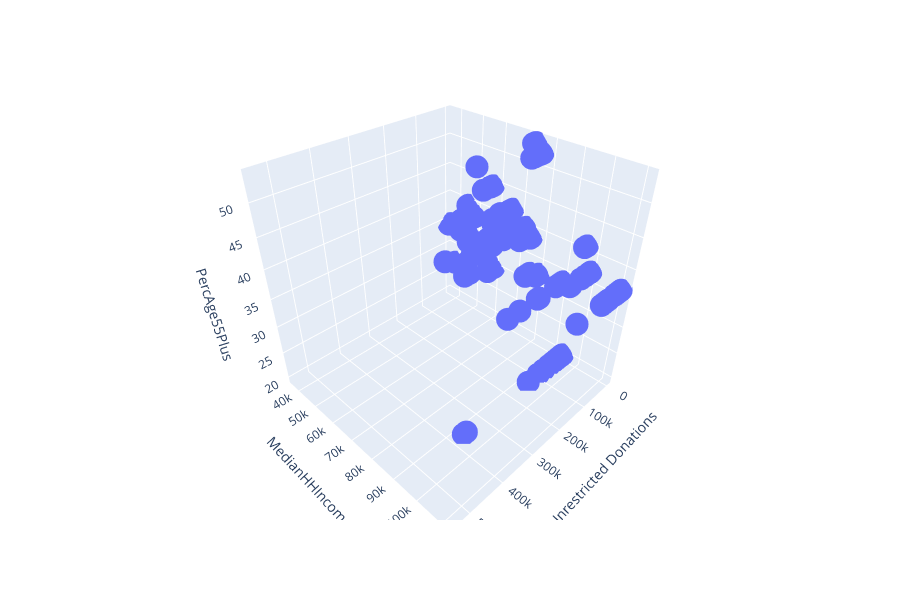

Here is the notebook cell this chart was saved with:
### Markdown cell above
The above scatter plot, however, indicates that there may be a linear relationship between the median household income of a town and the total unrestricted donations given.

### Code cell
px.scatter_3d(final_data, x='Total Unrestricted Donations', y='MedianHHIncome',z='PercAge55Plus')

### Figure 1 — Plotly figure (JSON) as saved in the notebook; plotly's stock layout.template omitted (floating-point values rounded to 4 significant figures; data arrays with more than 128 entries replaced by an {"elided": "..."} marker saying what was removed)
{"data": [{"hovertemplate": "Total Unrestricted Donations=%{x}<br>MedianHHIncome=%{y}<br>PercAge55Plus=%{z}<extra></extra>", "legendgroup": "", "marker": {"color": "#636efa", "symbol": "circle"}, "mode": "markers", "name": " ", "showlegend": false, "type": "scatter3d", "uid": "902d1d66-9b5f-4749-aba2-f1f923da4c67", "x": {"elided": "13934 float values"}, "y": {"elided": "13934 int values"}, "z": {"elided": "13934 float values"}}], "layout": {"height": 600, "legend": {"tracegroupgap": 0}, "margin": {"t": 60}, "scene": {"xaxis": {"title": {"text": "Total Unrestricted Donations"}}, "yaxis": {"title": {"text": "MedianHHIncome"}}, "zaxis": {"title": {"text": "PercAge55Plus"}}}}}
